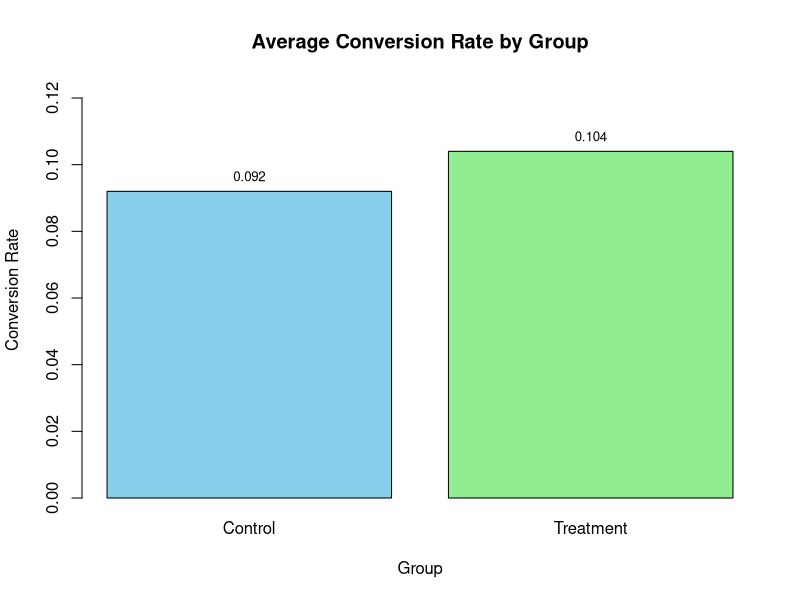

The R script that drew this image:
ab_test_data <- read.csv("ab_test_data.csv")

head(ab_test_data)
str(ab_test_data)
summary(ab_test_data)

ab_test_data$Group <- as.factor(ab_test_data$Group)

conversion_summary <- aggregate(Conversion ~ Group, data = ab_test_data, FUN = function(x) c(mean = mean(x), sd = sd(x), n = length(x)))
print(conversion_summary)

contingency_table <- table(ab_test_data$Group, ab_test_data$Conversion)
print(contingency_table)

chi_square_test <- chisq.test(contingency_table)
print(chi_square_test)

p_value <- chi_square_test$p.value
alpha <- 0.05

cat("\nChi-square Test Results:\n")
cat("P-value: ", p_value, "\n")
cat("Significance Level (alpha): ", alpha, "\n")

if (p_value < alpha) {
  cat("The p-value (", p_value, ") is less than the significance level (", alpha, ").\n")
  cat("Therefore, we reject the null hypothesis. There is a statistically significant difference in conversion rates between the Control and Treatment groups.\n")
} else {
  cat("The p-value (", p_value, ") is greater than or equal to the significance level (", alpha, ").\n")
  cat("Therefore, we fail to reject the null hypothesis. There is no statistically significant difference in conversion rates between the Control and Treatment groups.\n")
}

conversions_control <- contingency_table["Control", "1"]
n_control_total <- sum(contingency_table["Control", ])

conversions_treatment <- contingency_table["Treatment", "1"]
n_treatment_total <- sum(contingency_table["Treatment", ])

prop_test_result <- prop.test(
  x = c(conversions_control, conversions_treatment),
  n = c(n_control_total, n_treatment_total),
  conf.level = 0.95
)

print(prop_test_result)

cat("\nConfidence Interval for Difference in Proportions:\n")
cat("95% Confidence Interval: ", round(prop_test_result$conf.int[1], 4), " to ", round(prop_test_result$conf.int[2], 4), "\n")
cat("Interpretation: We are 95% confident that the true difference in conversion rates (Treatment - Control) lies within this interval.\n")

mean_conversions <- aggregate(Conversion ~ Group, data = ab_test_data, FUN = mean)

barplot(
  height = mean_conversions$Conversion,
  names.arg = mean_conversions$Group,
  ylim = c(0, max(mean_conversions$Conversion) * 1.2),
  main = "Average Conversion Rate by Group",
  xlab = "Group",
  ylab = "Conversion Rate",
  col = c("skyblue", "lightgreen")
)
text(x = barplot(mean_conversions$Conversion, plot = FALSE), y = mean_conversions$Conversion, 
     labels = round(mean_conversions$Conversion, 3), pos = 3, cex = 0.8)

conversion_by_device <- aggregate(Conversion ~ Group + DeviceType, data = ab_test_data, FUN = mean)
print(conversion_by_device)

conversion_by_location <- aggregate(Conversion ~ Group + Location, data = ab_test_data, FUN = mean)
conversion_by_location_control_ordered <- conversion_by_location[conversion_by_location$Group == "Control", ]
conversion_by_location_control_ordered <- conversion_by_location_control_ordered[order(-conversion_by_location_control_ordered$Conversion), ]
print(head(conversion_by_location_control_ordered, 5))

ab_test_data$AgeGroup <- cut(ab_test_data$Age, breaks = c(18, 25, 35, 45, 55, 65), 
                               labels = c("18-24", "25-34", "35-44", "45-54", "55-65"), right = FALSE)
conversion_by_age <- aggregate(Conversion ~ Group + AgeGroup, data = ab_test_data, FUN = mean)
print(conversion_by_age)


